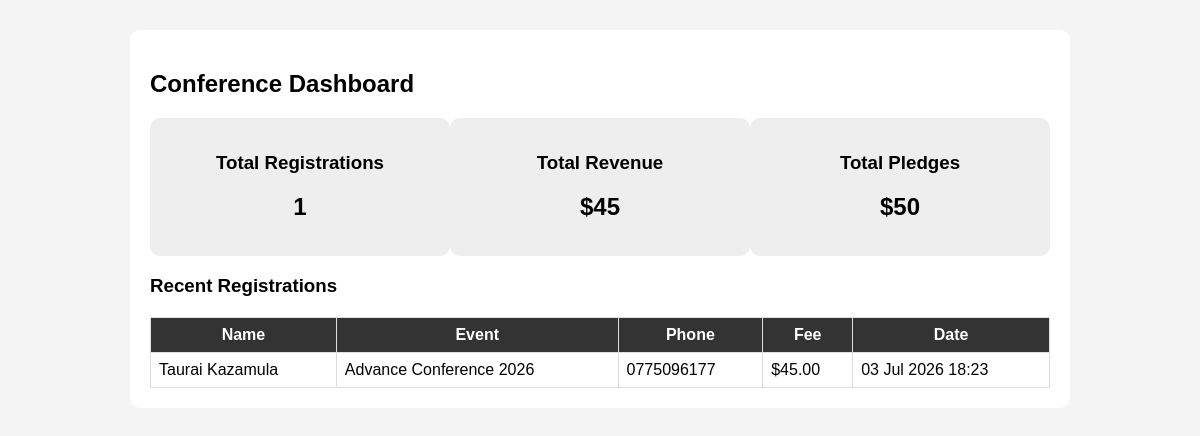
Page /register/dashboard/ on the earlier database version.
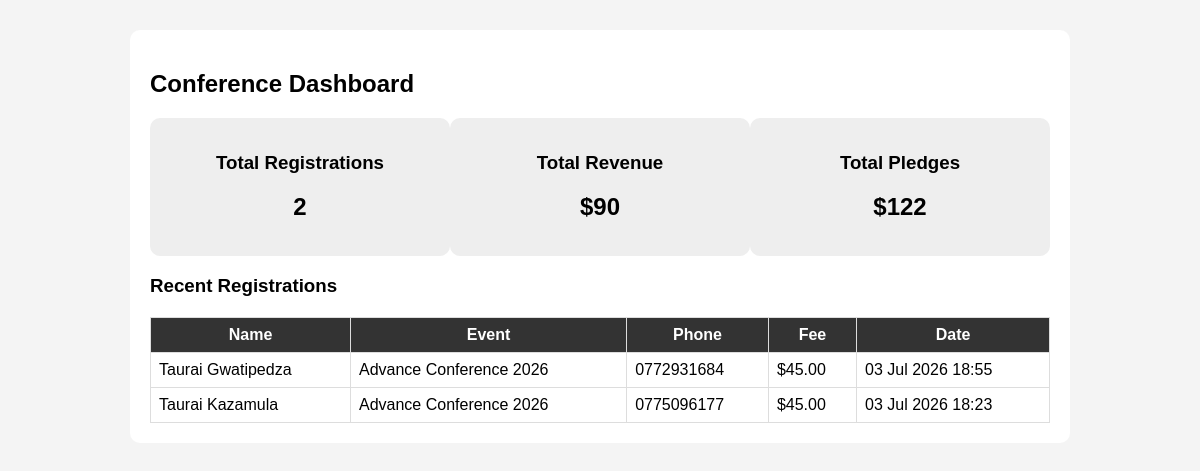
Same page on the later database version.
### registrations/models.py (models this page shows, shortened)
class Registration(models.Model):
    CATEGORY_CHOICES = [
        ('adult', 'Adult ($20)'),
        ('youth', 'Youth ($10)'),
        ('young', 'Young Generation ($5)'),
    ]
    REGISTRATION_TYPES = [
        ('individual', 'Individual'),
        ('family', 'Family'),
    ]
    GENDER_CHOICES = [
        ('male', 'Male'),
        ('female', 'Female'),
    ]
    first_name = models.CharField(max_length=100)
    last_name = models.CharField(max_length=100)
    gender = models.CharField(
        max_length=10,
        choices=GENDER_CHOICES,
        default='male'
    )
    email = models.EmailField()
    phone = models.CharField(max_length=20)
    church = models.CharField(max_length=100)
    address = models.CharField(max_length=255)
    event = models.ForeignKey(
        'events.Event',
        on_delete=models.CASCADE
    )
    registration_number = models.CharField(
        max_length=20,
        unique=True,
        blank=True
    )
    registration_type = models.CharField(
        max_length=20,
        choices=REGISTRATION_TYPES,
        default='individual'
    )
    category = models.CharField(
        max_length=20,
        choices=CATEGORY_CHOICES,
        default='adult'
    )
    adults = models.PositiveIntegerField(default=0)
    youths = models.PositiveIntegerField(default=0)
    young_generation = models.PositiveIntegerField(default=0)
    pledge = models.DecimalField(
        max_digits=10,
        decimal_places=2,
        default=0
    )
    registration_fee = models.DecimalField(
        max_digits=10,
        decimal_places=2,
        default=0
    )
    created_at = models.DateTimeField(default=timezone.now)

### events/models.py (models this page shows, shortened)
class Event(models.Model):
    STATUS_CHOICES = [
        ('Upcoming', 'Upcoming'),
        ('Ongoing', 'Ongoing'),
        ('Completed', 'Completed'),
    ]
    name = models.CharField(max_length=200)
    theme = models.CharField(max_length=300)
    description = models.TextField()
    venue = models.CharField(max_length=250)
    start_date = models.DateField()
    end_date = models.DateField()
    registration_open = models.DateField()
    registration_close = models.DateField()
    registration_fee = models.DecimalField(
        max_digits=10,
        decimal_places=2,
        default=0
    )
    capacity = models.IntegerField(default=0)
    status = models.CharField(
        max_length=20,
        choices=STATUS_CHOICES,
        default='Upcoming'
    )
    is_active = models.BooleanField(default=True)
    created_at = models.DateTimeField(auto_now_add=True)
    updated_at = models.DateTimeField(auto_now=True)

### registrations/views.py (the view)
# urls.py: path('dashboard/', views.dashboard, name='dashboard'),
def dashboard(request):
    registrations = Registration.objects.all().order_by('-created_at')
    total_registrations = registrations.count()
    total_revenue = registrations.aggregate(
        total=Sum('registration_fee')
    )['total'] or 0
    total_pledges = registrations.aggregate(
        total=Sum('pledge')
    )['total'] or 0
    return render(request, "registrations/dashboard.html", {
        "registrations": registrations,
        "total_registrations": total_registrations,
        "total_revenue": total_revenue,
        "total_pledges": total_pledges,
    })

### registrations/templates/registrations/dashboard.html (shortened to what this page needs)
<!DOCTYPE html>
<html>
<head>
</head>
<body>
<div class="container">
    <h2>Conference Dashboard</h2>
    <div class="stats">
        <div class="card">
            <h3>Total Registrations</h3>
            <h2>{{ total_registrations }}</h2>
        </div>
        <div class="card">
            <h3>Total Revenue</h3>
            <h2>${{ total_revenue }}</h2>
        </div>
        <div class="card">
            <h3>Total Pledges</h3>
            <h2>${{ total_pledges }}</h2>
        </div>
    </div>
    <h3>Recent Registrations</h3>
    <table>
        <tr>
            <th>Name</th>
            <th>Event</th>
            <th>Phone</th>
            <th>Fee</th>
            <th>Date</th>
        </tr>
        {% for r in registrations %}
        <tr>
            <td>{{ r.first_name }} {{ r.last_name }}</td>
            <td>{{ r.event.name }}</td>
            <td>{{ r.phone }}</td>
            <td>${{ r.registration_fee }}</td>
            <td>{{ r.created_at|date:"d M Y H:i" }}</td>
        </tr>
        {% endfor %}
    </table>
</div>
</body>
</html>

Differences in the rows shown:
added Registration: first_name "Taurai", last_name "Gwatipedza", event.name "Advance Conference 2026", phone "0772931684", registration_fee "45.00", created_at "03 Jul 2026 18:55"
Other differences:
{{ total_registrations }}: "1" → "2"
{{ total_revenue }}: "45" → "90"
{{ total_pledges }}: "50" → "122"
